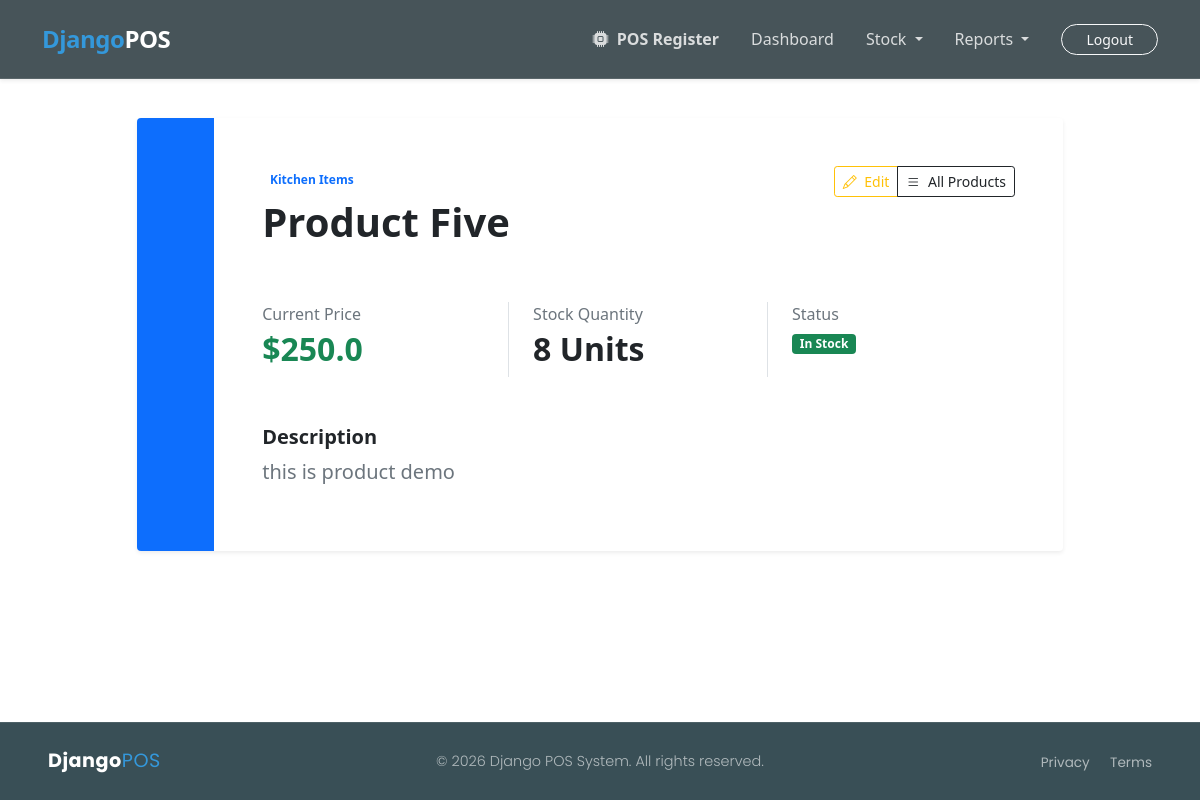
/app-pos/product/detail/5/ (signed in), run on an earlier commit of the app's database.
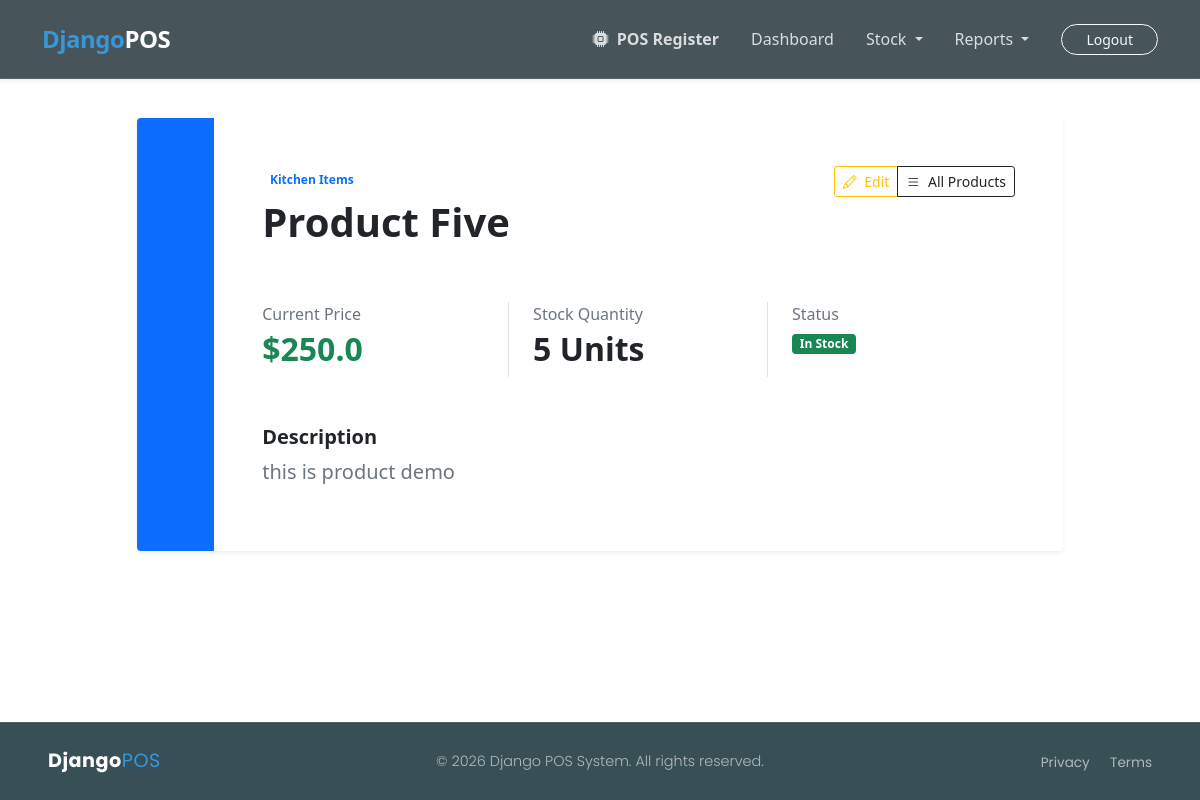
And on a later commit of the database.
### app_pos/models.py (models this page shows, shortened)
class Product(models.Model):
    product_title = models.CharField(max_length=200, null=False, blank=False)
    product_category = models.ForeignKey(Category, on_delete=models.CASCADE,
                                          null=False, blank=False)
    product_price = models.FloatField(null=False, blank=False)
    product_description = models.TextField(null=True, blank=True)
    product_quantity = models.IntegerField(null=False, blank=False, default=0)
    cost_price = models.FloatField(null=False, blank=False, default=0.0)
    is_active = models.BooleanField(default=True)
    created_at = models.DateTimeField(default=timezone.now())

class Category(models.Model):
    category_name = models.CharField(max_length=100, null=False, blank=False)
    category_description = models.TextField(null=True, blank=True)
    is_active = models.BooleanField(default=True)
    created_at = models.DateTimeField(default=timezone.now())
    def __str__(self):
        return self.category_name

### app_pos/views.py (the view)
# urls.py: path('product/detail/<int:pk>/', product_detail, name="product.detail"),
@login_required(login_url="login")
def product_detail(request, pk):
    data = Product.objects.get(id=pk)
    context = {"title": "Product Details", "data": data}
    return render(request, "product_detail.html", context)

### app_pos/templates/product_detail.html (shortened to what this page needs)
{% extends 'base.html' %}
{% block body_content %}
<section class="container py-5">
    <div class="row justify-content-center">
        <div class="col-lg-10">
            <div class="card border-0 shadow-sm overflow-hidden">
                <div class="row g-0">
                    <div class="col-md-1 bg-primary d-none d-md-block"></div>
                    <div class="col-md-11 p-5">
                        <div class="d-flex justify-content-between align-items-start mb-4">
                            <div>
                                <span class="badge bg-primary-soft text-primary rounded-pill mb-2">{{ data.product_category }}</span>
                                <h1 class="fw-bold">{{ data.product_title }}</h1>
                            </div>
                            <div class="btn-group">
                                <a href="{% url 'product.edit' pk=data.id %}" class="btn btn-outline-warning btn-sm"><i class="bi bi-pencil me-1"></i> Edit</a>
                                <a href="{% url 'product.list' %}" class="btn btn-outline-dark btn-sm"><i class="bi bi-list me-1"></i> All Products</a>
                            </div>
                        </div>
                        <div class="row mt-5">
                            <div class="col-md-4 border-end">
                                <p class="text-muted mb-1">Current Price</p>
                                <h2 class="text-success fw-bold">${{ data.product_price }}</h2>
                            </div>
                            <div class="col-md-4 border-end ps-md-4">
                                <p class="text-muted mb-1">Stock Quantity</p>
                                <h2 class="fw-bold">{{ data.product_quantity }} Units</h2>
                            </div>
                            <div class="col-md-4 ps-md-4">
                                <p class="text-muted mb-1">Status</p>
                                {% if data.product_quantity > 0 %}
                                <span class="badge bg-success">In Stock</span>
                                {% else %}
                                <span class="badge bg-danger">Out of Stock</span>
                                {% endif %}
                            </div>
                        </div>
                        <div class="mt-5">
                            <h5 class="fw-bold">Description</h5>
                            <p class="text-muted lead">{{ data.product_description|default:"No description provided." }}</p>
                        </div>
                    </div>
                </div>
            </div>
        </div>
    </div>
</section>
{% endblock %}

What changed in the data, as far as the page shows it:
changed Product "Product Five": product_quantity "8" → "5"
